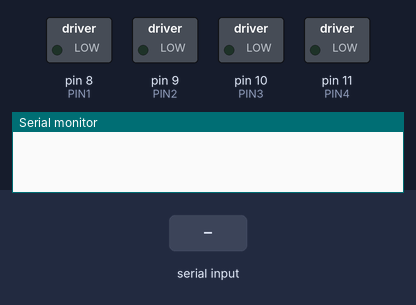
A sketch run on a simulated Arduino Uno, built with avr-gcc and run on an emulated ATmega328P. Shown: switched loads named in the sketch (green lamp = pin HIGH), the last lines printed to the serial monitor. Dashed ring = blinking. Inputs (shaded band) come from the test bench.

Above: at 1.2 s.
1.3 s: "90,45\n" received over Serial
At 2.13 s:
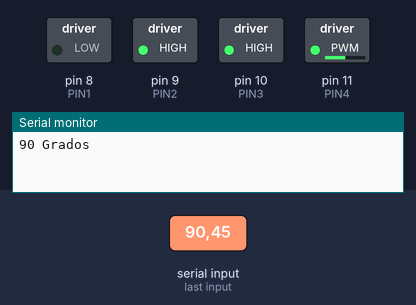
4.3 s: "30,150\n" received over Serial
At 5.14 s:
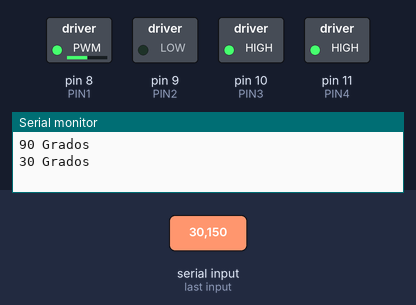
7.3 s: "5\n" received over Serial
At 8.3 s:
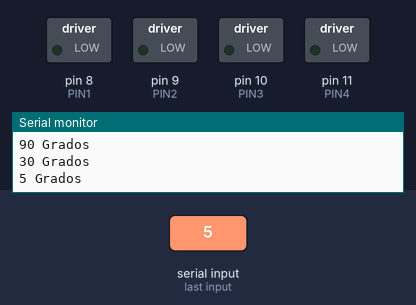
9.1 s: "200\n" received over Serial
At 9.92 s:
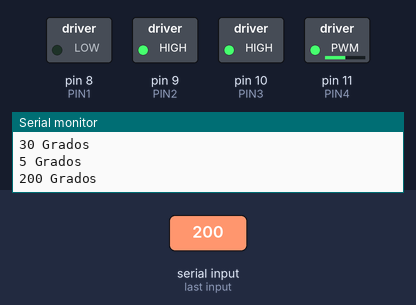
12.1 s: "90\n" received over Serial
15.1 s: "5\n" received over Serial
Timing chart, 0 to 21.7 s (numbered marks = the images above; inputs shaded):
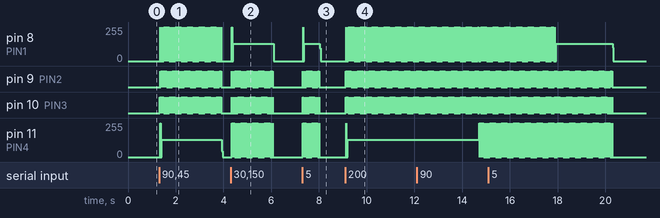

The sketch:

Lab5_MotorPaP_Y_Encoder_Opcion2.ino
```cpp
int retardo = 5;
int dato_rx;
int numero_pasos = 0;
String leeCadena;

#define PIN1 8
#define PIN2 9
#define PIN3 10
#define PIN4 11

void setup() {
    Serial.begin(9600);
    pinMode(PIN4, OUTPUT); // IN4
    pinMode(PIN3, OUTPUT); // IN3
    pinMode(PIN2, OUTPUT);  // IN2
    pinMode(PIN1, OUTPUT);  // IN1
}

void loop() {
    while(Serial.available()) {
        delay(retardo);
        char c = Serial.read(); // Lee los caracteres
        leeCadena +=c;
    }
    if (leeCadena.length() > 0) {
        dato_rx = leeCadena.toInt();
        Serial.print(dato_rx);
        Serial.println(" Grados");
        delay(retardo);
        dato_rx = ( dato_rx  * 1.4222222222); // Ajuste a 512 vueltas a los 360
    }

    while ( dato_rx > numero_pasos ) { // Giro hacia la iquierda en grados
        paso_izq();
        numero_pasos = numero_pasos + 1;
    }

    while ( dato_rx < numero_pasos ) { // Giro hacia la iquierda en grados
        paso_der();
        numero_pasos = numero_pasos - 1;
    }
    leeCadena = "";
    apagado();
} ////////////////////////// Fin del Loop /////////////////////////////

void paso_der() { // Paso a la derecha
    setDigitalWrite(LOW , LOW , HIGH, HIGH);
    delay(retardo);
    setDigitalWrite(LOW , HIGH, HIGH, LOW);
    delay(retardo);
    setDigitalWrite(HIGH, HIGH, LOW , LOW);
    delay(retardo);
    setDigitalWrite(HIGH, LOW , LOW , HIGH);
    delay(retardo);
}

void paso_izq() { // Paso a la izquierda
    setDigitalWrite(HIGH, HIGH, LOW , LOW);
    delay(retardo);
    setDigitalWrite(LOW , HIGH, HIGH, LOW);
    delay(retardo);
    setDigitalWrite(LOW , LOW , HIGH, HIGH);
    delay(retardo);
    setDigitalWrite(HIGH, LOW , LOW , HIGH);
    delay(retardo);
}

void apagado() { // Apagado del motor
    setDigitalWrite(LOW, LOW , LOW , LOW);
}

void setDigitalWrite( int v1, int v2, int v3, int v4 ){
    digitalWrite(PIN4, v1);
    digitalWrite(PIN3, v2);
    digitalWrite(PIN2 , v3);
    digitalWrite(PIN1 , v4);
}
```

Measured:
- after the input at 1.3 s, pin 8 (PIN1): alternates 255/255 for 0.01 s and 0/255 for 0.01 s, 256 changes in all, then stays 0/255, starting after 0.05 s; pin 9 (PIN2), pin 10 (PIN3): alternates HIGH for 0.01 s and LOW for 0.01 s, 256 changes in all, then stays LOW, starting at once; pin 11 (PIN4): 0/255 → 128/255 after 0.05 s, → 0/255 2.6 s later
- after the input at 4.3 s, pin 8 (PIN1): 0/255 → 128/255 after 0.06 s, → 0/255 1.7 s later; pin 9 (PIN2): alternates HIGH for 0.01 s and LOW for 0.01 s, 172 changes in all, then stays LOW, starting at once
- after the input at 7.3 s, pin 8 (PIN1): 0/255 → 128/255 at once, → 0/255 0.70 s later; pin 9 (PIN2), pin 10 (PIN3): alternates HIGH for 0.01 s and LOW for 0.01 s, 70 changes in all, then stays LOW, starting at once; pin 11 (PIN4): alternates 255/255 for 0.01 s and 0/255 for 0.01 s, 70 changes in all, then stays 0/255, starting at once
- after the input at 9.1 s, pin 8 (PIN1): alternates 255/255 for 0.01 s and 0/255 for 0.01 s, starting at once; pin 9 (PIN2), pin 10 (PIN3): alternates HIGH for 0.01 s and LOW for 0.01 s, starting at once; pin 11 (PIN4): 0/255 → 128/255 at once
